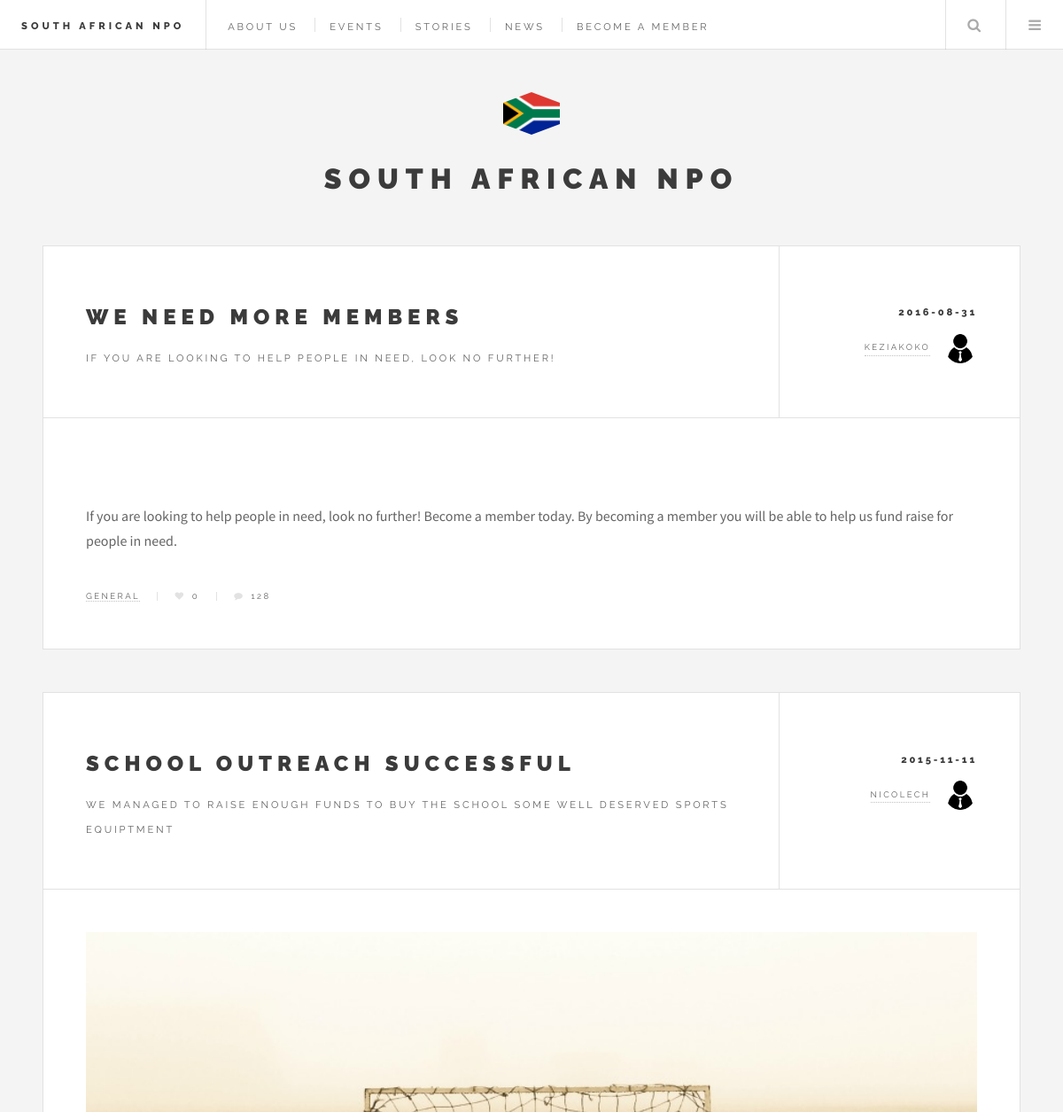
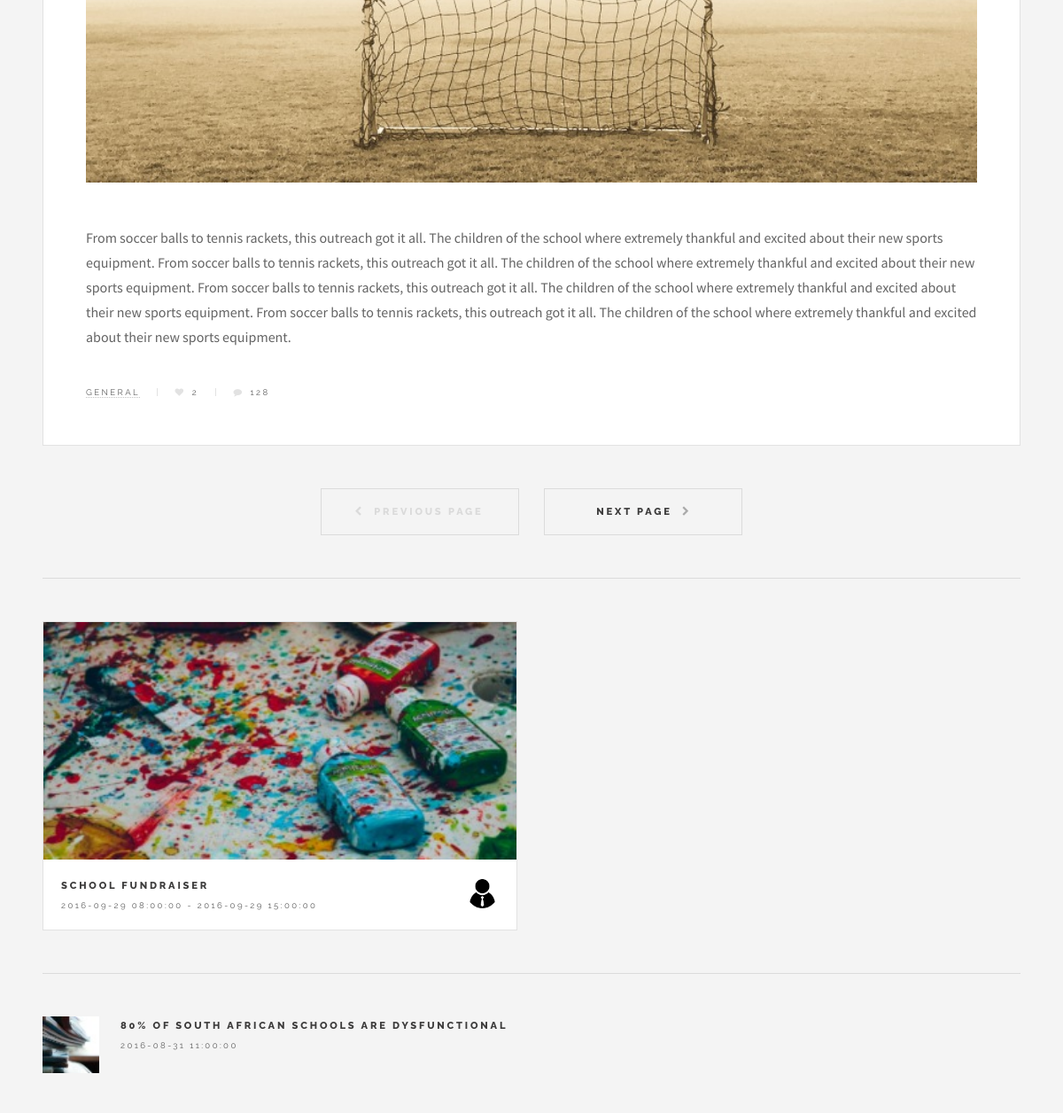
Before: / (upper part) with the older database file (2 pictures, top to bottom).
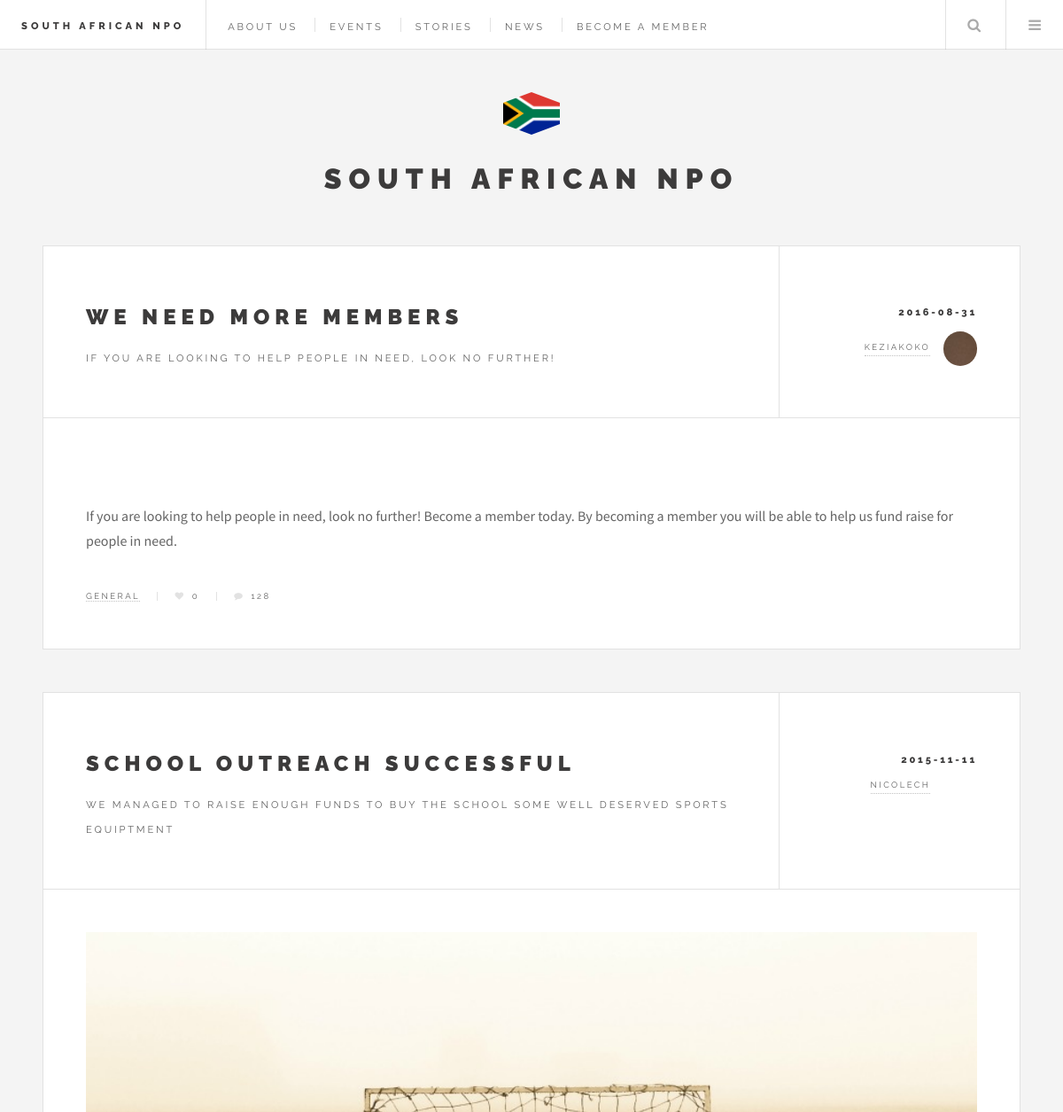
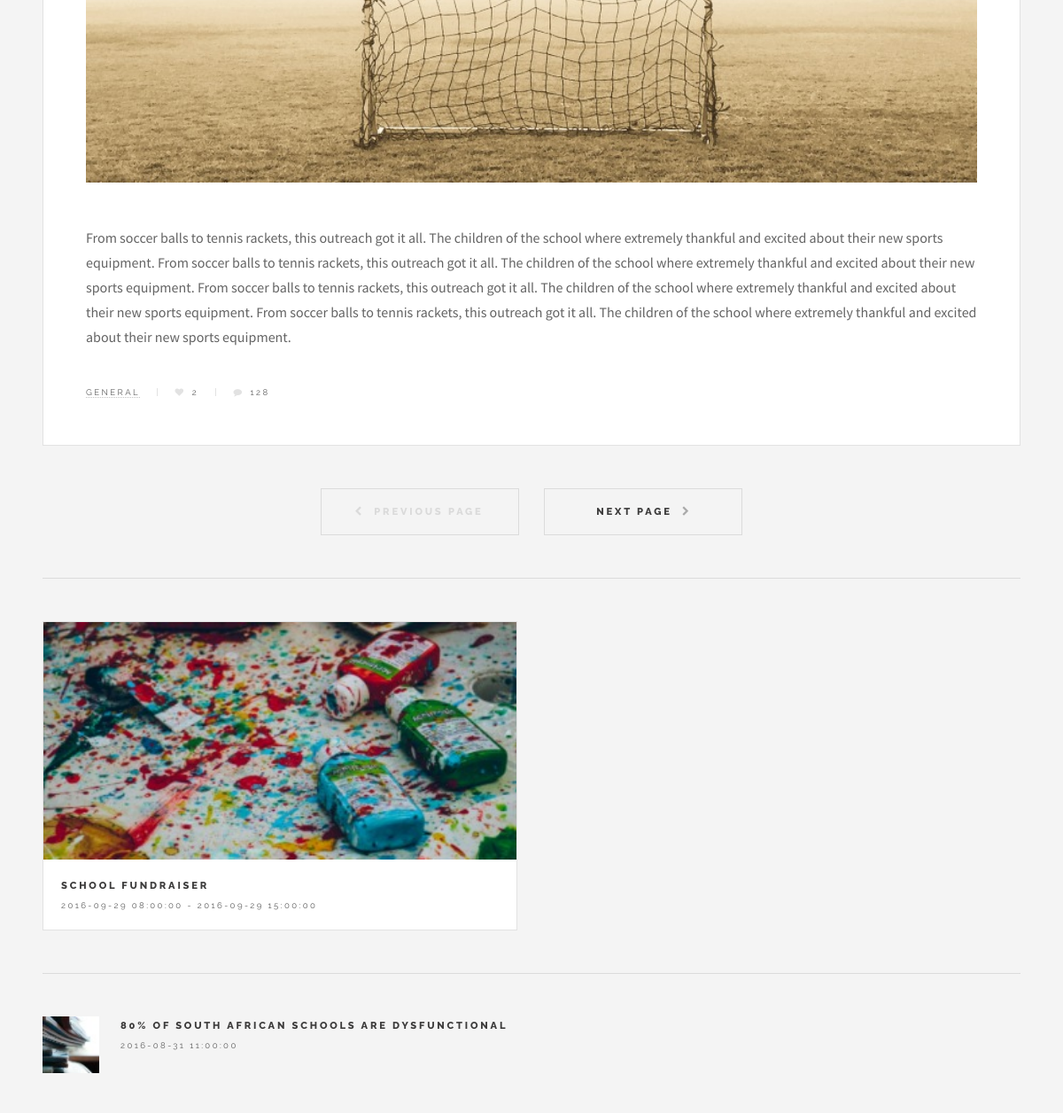
After: the same page with the newer database file (2 pictures, top to bottom).
### tables this page shows
CREATE TABLE IF NOT EXISTS `stories` (
  `id` int(11) NOT NULL AUTO_INCREMENT,
  `title` text NOT NULL,
  `description` text NOT NULL,
  `story` text NOT NULL,
  `date` date NOT NULL,
  `postedBy` int(11) NOT NULL,
  `image` text NOT NULL,
  `numLikes` int(11) NOT NULL,
  PRIMARY KEY (`id`)
);

CREATE TABLE IF NOT EXISTS `members` (
  `id` int(11) NOT NULL AUTO_INCREMENT,
  `username` text NOT NULL,
  `email` text NOT NULL,
  `password` text NOT NULL,
  `image` text NOT NULL,
  `admin` tinyint(1) NOT NULL,
  `eventID` int(11) NOT NULL,
  `workGroupID` int(11) NOT NULL,
  PRIMARY KEY (`id`)
);

CREATE TABLE IF NOT EXISTS `events` (
  `id` int(11) NOT NULL AUTO_INCREMENT,
  `eventName` text NOT NULL,
  `location` text NOT NULL,
  `description` text NOT NULL,
  `startDateTime` datetime NOT NULL,
  `endDateTime` datetime NOT NULL,
  `photo` text NOT NULL,
  `postedBy` int(11) NOT NULL,
  PRIMARY KEY (`id`)
);

CREATE TABLE IF NOT EXISTS `news` (
  `id` int(11) NOT NULL AUTO_INCREMENT,
  `title` text NOT NULL,
  `news` text NOT NULL,
  `image` text NOT NULL,
  `date` datetime NOT NULL,
  `link` text NOT NULL,
  `postedBy` int(11) NOT NULL,
  PRIMARY KEY (`id`)
);

### index.php (the view, shortened to what this page needs)
<?php
	include 'pages/dbconfig.php';
?>
<!DOCTYPE HTML>
<html>
	<head>
		<link rel="stylesheet" href="assets/css/main.css"/>
	</head>
	<body>
		<div id="wrapper">
			<header id="header">
				<h1><a href="index.php">South African NPO</a></h1>
				<nav class="links">
					<ul>
						<li><a href="#">About us</a></li>
						<li><a href="pages/events.php">Events</a></li>
						<li><a href="pages/stories.php">Stories</a></li>
						<li><a href="pages/news.php">News</a></li>
						<li><a href="pages/signup.php">Become a Member</a></li>
					</ul>
				</nav>
				<nav class="main">
					<ul>
						<li class="search">
							<a class="fa-search" href="#search">Search</a>
						</li>
						<li class="menu">
							<a class="fa-bars" href="#menu">Menu</a>
						</li>
					</ul>
				</nav>
			</header>
			<div id="main">
				<?php
					$sql = "SELECT * FROM stories ORDER BY id DESC";
					$test = $conn->query($sql);
					while($row = $test->fetch_assoc())
					{
						$postID = $row['id'];
						$title = $row['title'];
						$desc = $row['description'];
						$story = $row['story'];
						$date = $row['date'];
						$userID = $row['postedBy'];
						$image = $row['image'];
						$numLikes = $row['numLikes'];
						$sql = "SELECT * FROM members WHERE id = '" . $userID . "'";
						$test2 = $conn->query($sql);
						while($row2 = $test2->fetch_assoc())
						{
							$user = $row2['username'];
							$profile = $row2['image'];
						}
						echo '<article class="post">';
						echo '<header>';
						echo '<div class="title">';
						echo '<h2><a href="#">' . $title . '</a></h2>';
						echo '<p>' . $desc . '</p>';
						echo '</div>';
						echo '<div class="meta">';
						echo '<time class="published" datetime="' . $date . '">' . $date . '</time>';
						echo '<a href="#" class="author"><span class="name">' . $user . '</span><img src="' . $profile . '" alt="" /></a>';
						echo '</div>';
						echo '</header>';
						echo '<a href="#" class="image featured"><img src="' . $image . '" alt="" /></a>';
						echo '<p>' . $story . '</p>';
						echo '<footer>';
						echo '<ul class="stats">';
						echo '<li><a href="#">General</a></li>';
						echo '<li><a href="pages/like.php" class="icon fa-heart" id="likes" onclick="addLike('.$postID.')">' . $numLikes . '</a></li>';
						echo '<li><a href="#" class="icon fa-comment">128</a></li>';
						echo '</ul>';
						echo '</footer>';
						echo '</article>';
					}
				?>
				<ul class="actions pagination">
					<li><a href="" class="disabled button big previous">Previous Page</a></li>
					<li><a href="#" class="button big next">Next Page</a></li>
				</ul>
			</div>
			<section id="sidebar">
				<section id="intro">
					<a href="#" class="logo"><img src="images/sa_flag.gif" alt=""/></a>
					<header>
						<h2>South African NPO</h2>
					</header>
				</section>
				<section>
					<div class="mini-posts">
						<?php
							$sql = "SELECT * FROM events ORDER BY id DESC";
							$test = $conn->query($sql);
							while($row = $test->fetch_assoc())
							{
								$eventName = $row['eventName'];
								$startDate = $row['startDateTime'];
								$endDate = $row['endDateTime'];
								$image = $row['photo'];
								$postedBy = $row['postedBy'];
								$sql = "SELECT * FROM members WHERE id = '" . $postedBy . "'";
								$test2 = $conn->query($sql);
								while($row2 = $test2->fetch_assoc())
								{
									$userImage = $row2['image'];
								}
								echo '<article class="mini-post">';
								echo '<header>';
								echo '<h3><a href="#">' . $eventName . '</a></h3>';
								echo '<div class="published"><time  datetime="' . $startDate . '">' . $startDate . '</time> - <time  datetime="' . $endDate . '">' . $endDate . '</time></div>';
								echo '<a href="#" class="author"><img src="' . $userImage . '" alt="" /></a>';
								echo '</header>';
								echo '<a href="#" class="image"><img src="' . $image . '" alt="" /></a>';
								echo '</article>';
							}
						?>
					</div>
				</section>
				<section>
					<ul class="posts">
						<?php
							$sql = "SELECT * FROM news ORDER BY id DESC";
							$test = $conn->query($sql);
							while($row = $test->fetch_assoc())
							{
								$title = $row['title'];
								$date = $row['date'];
								$image = $row['image'];
								echo '<li>';
								echo '<article>';
								echo '<header>';
								echo '<h3><a href="#">' . $title . '</a></h3>';
								echo '<time class="published" datetime="' . $date . '">' . $date . '</time>';
								echo '</header>';
								echo '<a href="#" class="image"><img src="' . $image . '" alt="" /></a>';
								echo '</article>';
								echo '</li>';
							}
						?>
					</ul>
				</section>
			</section>
		</div>
	</body>
</html>

Changed rows visible on the page:
changed stories "WE NEED MORE MEMBERS": members.image: picture removed, a placeholder shows
changed stories "SCHOOL OUTREACH SUCCESSFUL": members.image: picture removed
changed through a linked row, events "SCHOOL FUNDRAISER": members.image: picture removed
